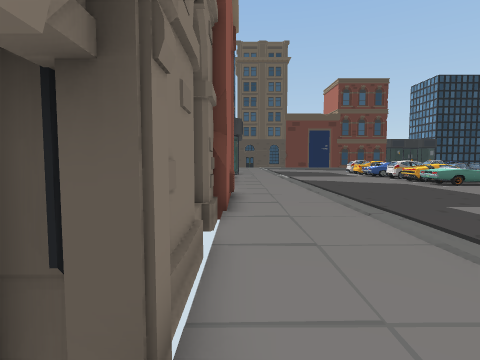
View 1 (above)

24 first-person views from a walk through a 3-D level made in the Unity game engine. The camera is 1.5 m above the floor, tilts 4° down and sees 80° across. Doors are open. The floor is counted in squares, 1 m on a side. Each view is taken from the middle of a square. On the plan, view 1 faces up. The plan holds only what a view shows up to about 14 squares ahead; the rest is blank. The place goes on beyond the plan. The player is left out. Some surface patterns are stand-ins.

View 2
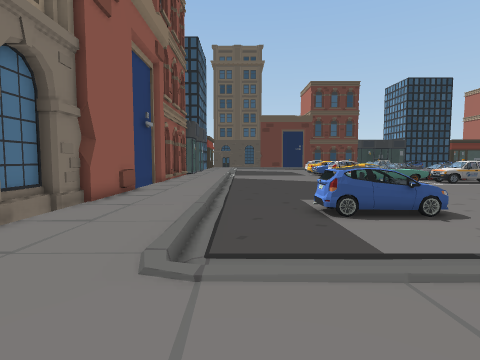

View 3
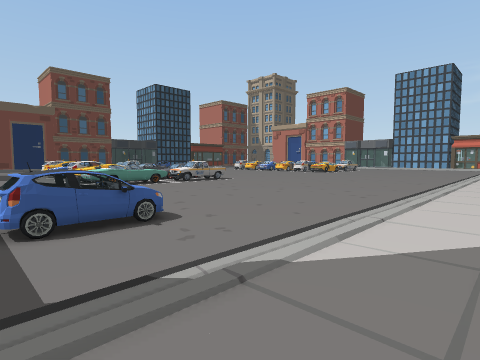

View 4
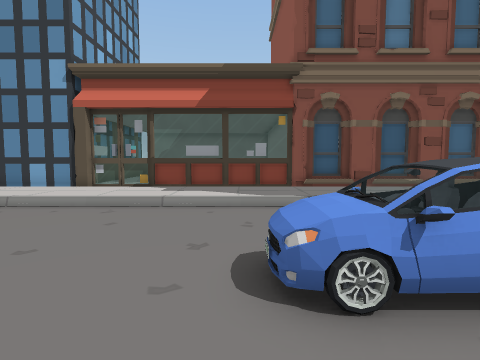

View 5
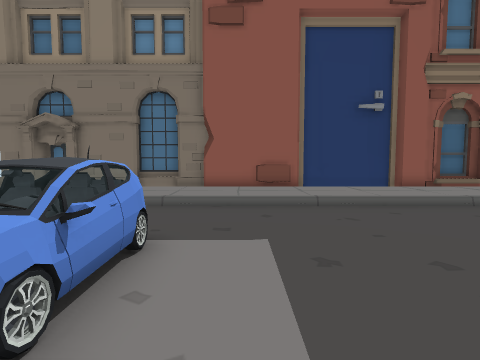

View 6
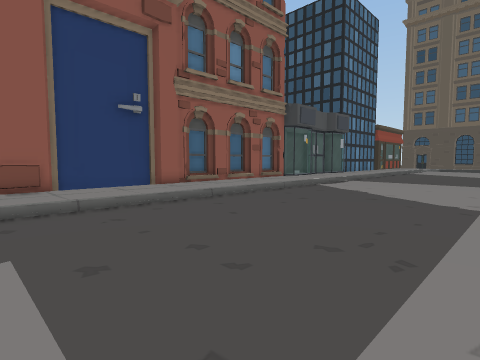

View 7
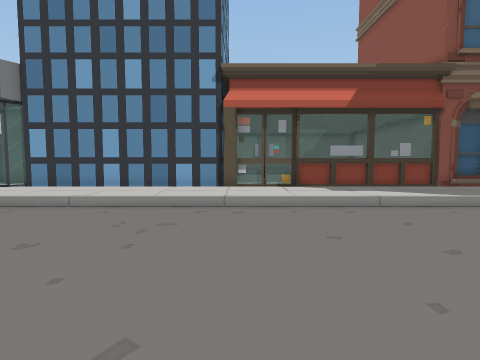

View 8
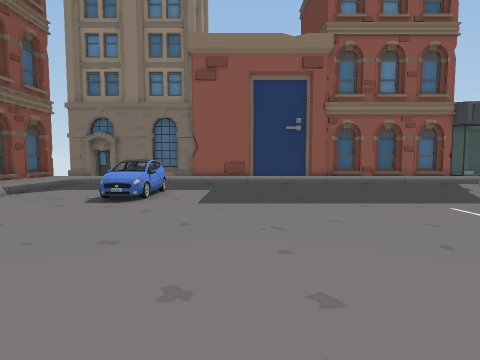

View 9
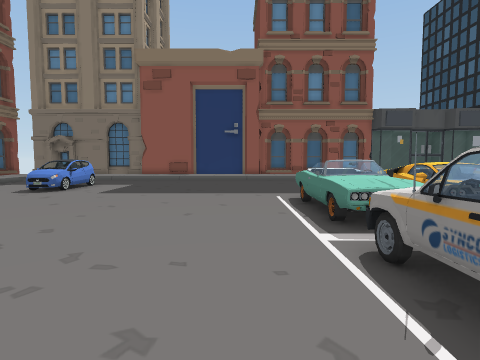

View 10
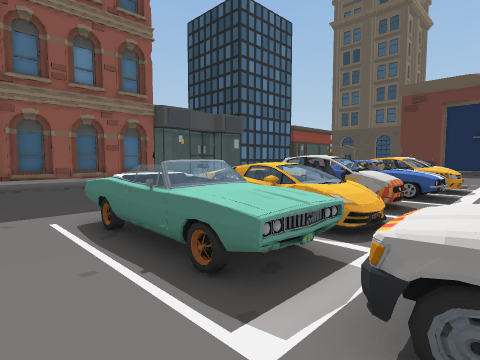

View 11
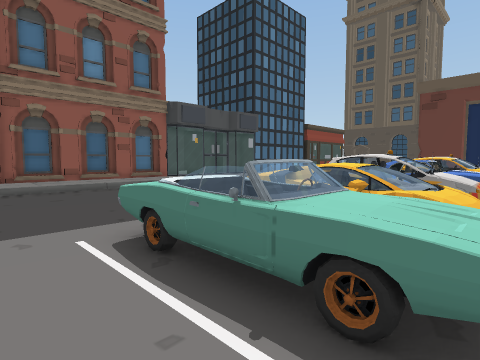

View 12
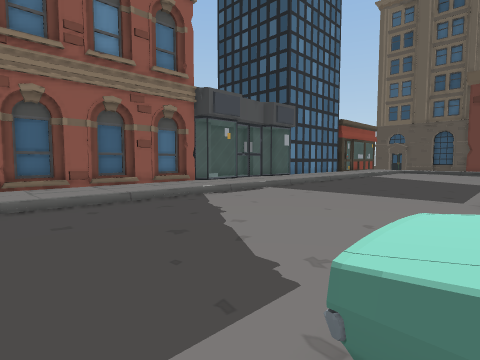

View 13
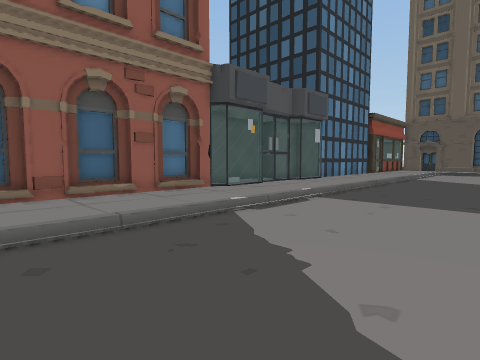

View 14
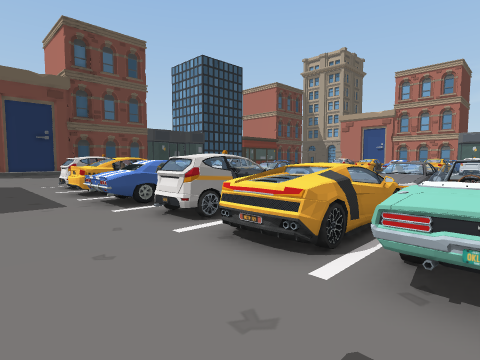

View 15
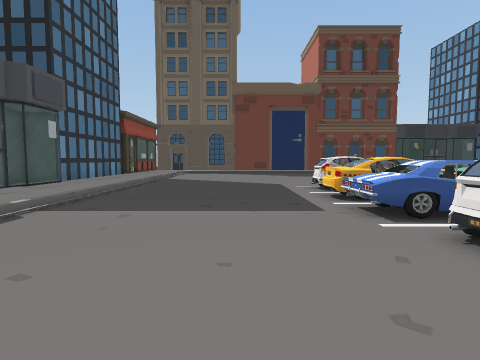

View 16
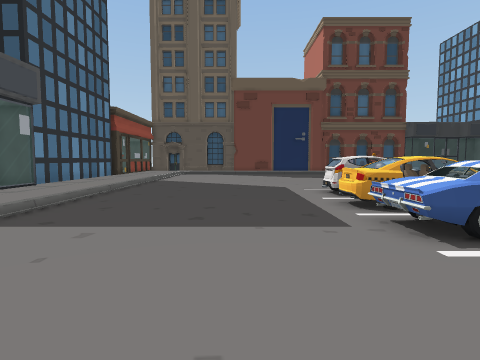

View 17
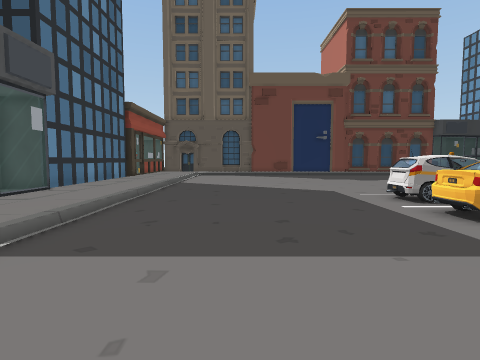

View 18
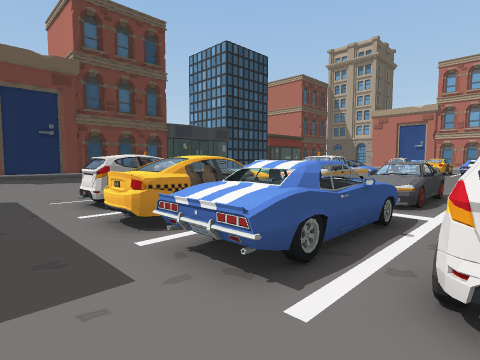

View 19
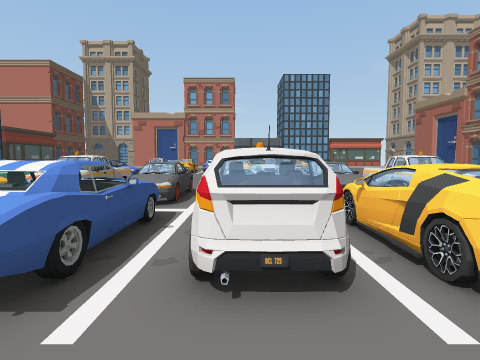

View 20
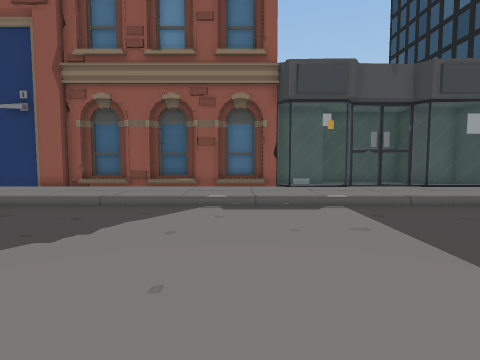

View 21
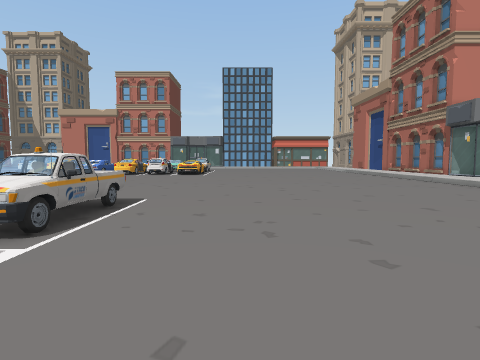

View 22
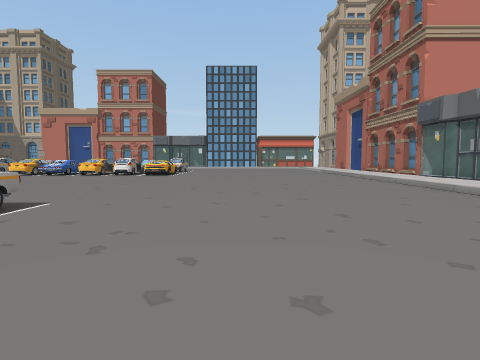

View 23
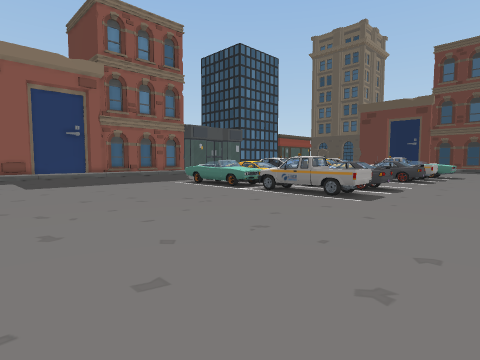

View 24
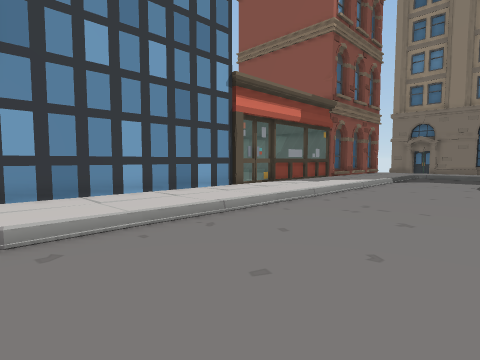

### Floor plan
Key: @ floor where view 1 was taken; # wall or solid block; x gap in a wall; . main floor; : floor 0.25 m higher than the main floor; / step, stairs or slope; D open door; = window, fence, low wall or low ledge; ^ raised ledge; W wheel; C car; O other object.
Columns run from 2 left of view 1 to 30 right of it. Each row starts with its distance up from view 1.
 40  #:: :/...........
 39 ##::::/...........
 38   =:::/.........O# D
 37   =:::/.........= =^
 36   =:::/.........W=D    ^^=
 35  =::::/...........
 34  =::::/.........^DD^^^^
 33  =::::/.........^DDD^^ ^#
 32  ==:::/...........  ... ####
 31   =:::/........CCCCCC .^^^^^
 30   =:::/........CCCCCCC^^^^^^
 29  =::::/........CCCCCC..^====
 28  #::::/...........DD...
 27  #::::/.........=OD^^.
 26  #::::/.........#=DO .
 25  #::::/............x..
 24  #::::/.........^^^^^..^^=^^ ..
 23  #::::/.........^^^^^^^^^^^^....
 22  #::::/.........=##^==#=##=......
 21  #::::/........=^^#^^^ ^##^^.....
 20  #::::/........^^^^^^^^^## ^.....
 19  #::::/.........^^=^^xxO==^^.....
 18  #::::/..........................
 17  #::::/..........................
 16  #::::/..........................
 15  =::::/..........................
 14  #::::/..........................
 13  #::::/..........................
 12  ##:::/..........................
 11  ##:::/..........................
 10  #::::/..........................
  9  #::::/..........................
  8  #::::/...=^^^...................
  7  #::::/...=^^W=..................
  6  #::::/..........................
  5  #::::/..........................
  4  #::::/..........................
  3  #::::/..........................
  2  #::::///////////////////////////
  1  #  ::::::::::::::::::::::::::::
  0  #@  :::::::::::::::::::::::::::
 -1  #     :::::::::::::::::::::::::
 -2       ::::::::::::::::::::::::::=
 -3   ##########=#==#=====###########

Where each view was taken, in squares from view 1:
view 1: 0 up, 0 right, facing up
view 2: 2 down, 5 right, facing up
view 3: 1 down, 7 right, facing up-right
view 4: 11 up, 12 right, facing down
view 5: 10 up, 13 right, facing left
view 6: 10 up, 13 right, facing up-left
view 7: 11 up, 19 right, facing down
view 8: 12 up, 22 right, facing left
view 9: 17 up, 25 right, facing left
view 10: 17 up, 21 right, facing up-left
view 11: 17 up, 19 right, facing up-left
view 12: 18 up, 14 right, facing up-left
view 13: 20 up, 10 right, facing up-left
view 14: 20 up, 10 right, facing up-right
view 15: 22 up, 10 right, facing up
view 16: 24 up, 10 right, facing up
view 17: 26 up, 8 right, facing up
view 18: 27 up, 11 right, facing up-right
view 19: 27 up, 11 right, facing right
view 20: 27 up, 13 right, facing left
view 21: 15 up, 15 right, facing right
view 22: 12 up, 16 right, facing right
view 23: 8 up, 30 right, facing up-left
view 24: 8 up, 30 right, facing down-left
